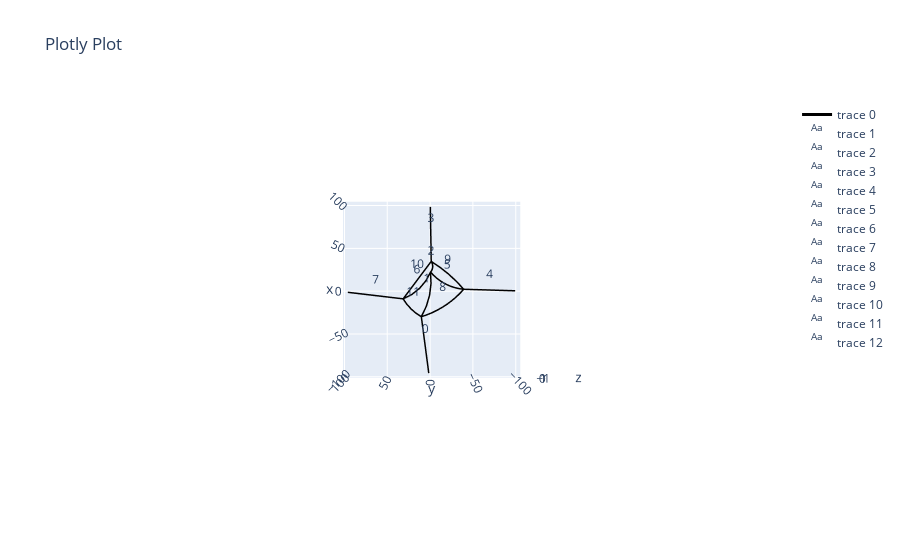

Write notebook code for a chart like this one.
### Markdown cell above
Flipping edge 2, 6, and 12 would make the network smoother

### Code cell
# net.flip_curve(2, n = 10)          # Flip the curvature of one edge
net.auto_flip_curves(n = 10)        # Automatically flip the curvature of the edges. Directions will become 1, -1, 1, -1, ...
net.flip_curves()                   # Flip all the edges.
net.flip_curves([2, 5, 8], n = 10)       # Flip the curvature of multiple edges
net.net_plot(color=True, plot_type='arcs', elables=True)

### Figure 1 — Plotly figure (JSON) as saved in the notebook; plotly's stock layout.template omitted (floating-point values rounded to 4 significant figures)
{"data": [{"line": {"color": "black", "width": 3}, "mode": "lines", "type": "scatter3d", "x": [-95.67, -79.22, -62.76, -46.31, -29.86, null, -29.86, -17.66, -4.677, 8.752, 22.27, null, 22.27, 23.46, 24.76, 26.16, 27.62, 29.1, 30.59, 32.04, 33.43, 34.72, null, 34.72, 50.62, 66.53, 82.43, 98.33, null, 0.418, 0.8607, 1.303, 1.746, 2.189, null, 2.189, 2.845, 3.923, 5.417, 7.316, 9.604, 12.26, 15.28, 18.62, 22.27, null, 22.27, 12.15, 3.33, -3.815, -8.991, null, -8.991, -7.079, -5.167, -3.255, -1.343, null, -29.86, -27.73, -25.21, -22.32, -19.06, -15.45, -11.51, -7.243, -2.671, 2.189, null, 2.189, 11.39, 19.92, 27.71, 34.72, null, 34.72, 23.79, 12.87, 1.937, -8.991, null, -8.991, -15.19, -20.8, -25.72, -29.86, null], "y": [1.589, 3.759, 5.929, 8.099, 10.27, null, 10.27, 4.419, 0.6185, -1.032, -0.4889, null, -0.4889, -1.391, -2.11, -2.631, -2.944, -3.04, -2.919, -2.582, -2.037, -1.296, null, -1.296, -1.024, -0.7512, -0.4786, -0.2061, null, -99.26, -84.25, -69.24, -54.23, -39.21, null, -39.21, -34.29, -29.44, -24.7, -20.1, -15.69, -11.49, -7.54, -3.863, -0.4889, null, -0.4889, 4.914, 12.26, 21.24, 31.48, null, 31.48, 47.62, 63.76, 79.91, 96.05, null, 10.27, 3.987, -2.151, -8.122, -13.9, -19.47, -24.81, -29.89, -34.7, -39.21, null, -39.21, -30.7, -21.51, -11.69, -1.296, null, -1.296, 6.897, 15.09, 23.28, 31.48, null, 31.48, 27.23, 22.23, 16.54, 10.27, null], "z": [0, 0, 0, 0, 0, null, 0, 0, 0, 0, 0, null, 0, 0, 0, 0, 0, 0, 0, 0, 0, 0, null, 0, 0, 0, 0, 0, null, 0, 0, 0, 0, 0, null, 0, 0, 0, 0, 0, 0, 0, 0, 0, 0, null, 0, 0, 0, 0, 0, null, 0, 0, 0, 0, 0, null, 0, 0, 0, 0, 0, 0, 0, 0, 0, 0, null, 0, 0, 0, 0, 0, null, 0, 0, 0, 0, 0, null, 0, 0, 0, 0, 0, null]}, {"mode": "text", "text": ["0"], "type": "scatter3d", "x": [-62.76], "y": [5.929], "z": [0]}, {"mode": "text", "text": ["1"], "type": "scatter3d", "x": [-3.795], "y": [4.89], "z": [0]}, {"mode": "text", "text": ["2"], "type": "scatter3d", "x": [28.5], "y": [-0.8926], "z": [0]}, {"mode": "text", "text": ["3"], "type": "scatter3d", "x": [66.53], "y": [-0.7511], "z": [0]}, {"mode": "text", "text": ["4"], "type": "scatter3d", "x": [1.303], "y": [-69.24], "z": [0]}, {"mode": "text", "text": ["5"], "type": "scatter3d", "x": [12.23], "y": [-19.85], "z": [0]}, {"mode": "text", "text": ["6"], "type": "scatter3d", "x": [6.64], "y": [15.49], "z": [0]}, {"mode": "text", "text": ["7"], "type": "scatter3d", "x": [-5.167], "y": [63.76], "z": [0]}, {"mode": "text", "text": ["8"], "type": "scatter3d", "x": [-13.84], "y": [-14.47], "z": [0]}, {"mode": "text", "text": ["9"], "type": "scatter3d", "x": [18.46], "y": [-20.26], "z": [0]}, {"mode": "text", "text": ["10"], "type": "scatter3d", "x": [12.87], "y": [15.09], "z": [0]}, {"mode": "text", "text": ["11"], "type": "scatter3d", "x": [-19.43], "y": [20.87], "z": [0]}], "layout": {"scene": {"aspectmode": "data", "camera": {"eye": {"x": 0, "y": 0, "z": 15}}}, "title": {"text": "Plotly Plot"}}}
